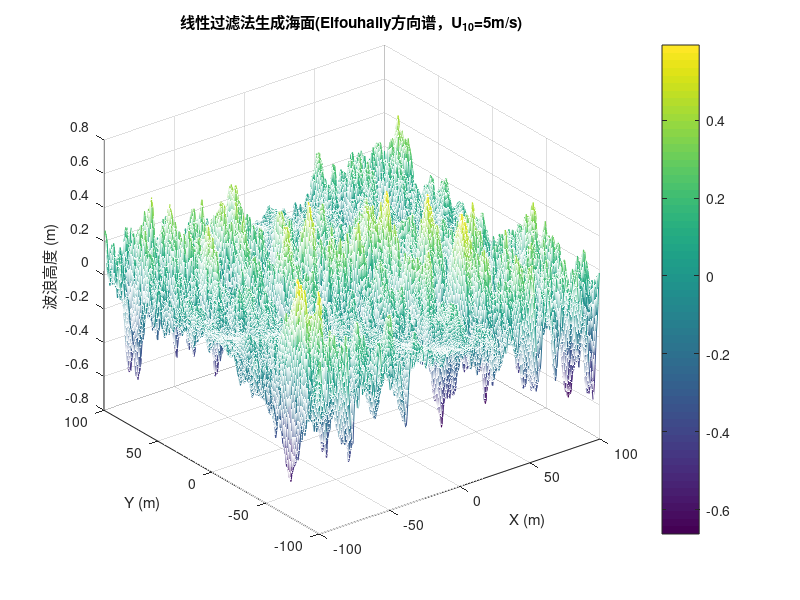

The MATLAB script that drew this image:
clear;
clc;

[x,y]=meshgrid(-100:0.5:99.75);
dkx=2.*pi./200;
dky=2.*pi./200;
%二维傅里叶
kx=[(dkx:dkx:(200.*dkx)),-fliplr(dkx:dkx:(200.*dkx))];
ky=kx;

[kx,ky]=meshgrid(kx,ky);
A=dkx.*dky; %单位面元
 
B=normrnd(0,1,400,400);%均值，方差,矩阵,正太分布
B2=normrnd(0,1,400,400);

r=(B+1i.*B2)./2.^0.5;
rr=(rot90(B,2)+1i.*rot90(B2,2))./2.^0.5;

z=conj(rr);
S = zeros(400,400);
Q = zeros(400,400);
u=5;
s=10;
phi0=0;


S=(0.5.*0.0081.*((kx.^2+ky.^2).^0.5).^(-3).*exp(-0.74.*9.81.^2.*u.^(-4).*((kx.^2+ky.^2).^0.5).^(-2))).*(2^(2*s-1)*gamma(s+1)^2./(pi*gamma(2*s+1))*cos((atan2(kx,ky)-phi0)./2).^(2*s))./((kx.^2+ky.^2).^0.5);
Q=(0.5.*0.0081.*((kx.^2+ky.^2).^0.5).^(-3).*exp(-0.74.*9.81.^2.*u.^(-4).*((kx.^2+ky.^2).^0.5).^(-2))).*(2^(2*s-1)*gamma(s+1)^2./(pi*gamma(2*s+1))*cos((pi-atan2(kx,ky)-phi0)./2).^(2*s))./((kx.^2+ky.^2).^0.5);
 
H=r.*(S.*A).^0.5.*exp(1i.*(9.81.*((kx.^2+ky.^2).^0.5.*(1+(kx.^2+ky.^2)./363)).^0.5))   +   conj(rr).*(Q.*A).^0.5.*exp(-1i.*(9.81.*((kx.^2+ky.^2).^0.5.*(1+(kx.^2+ky.^2)./363)).^0.5));
 
Z=ifft2(400.*400.*H);

Z=real(Z);

%disp(size(Z));
mesh(y,x,Z);
    title('线性过滤法生成海面(Elfouhaily方向谱，U_{10}=5m/s)');
    xlabel('X (m)');
    ylabel('Y (m)');
    zlabel('波浪高度 (m)');
    %axis([-100 100 -100 100 -1 1]); % 设置坐标轴范围

colorbar;